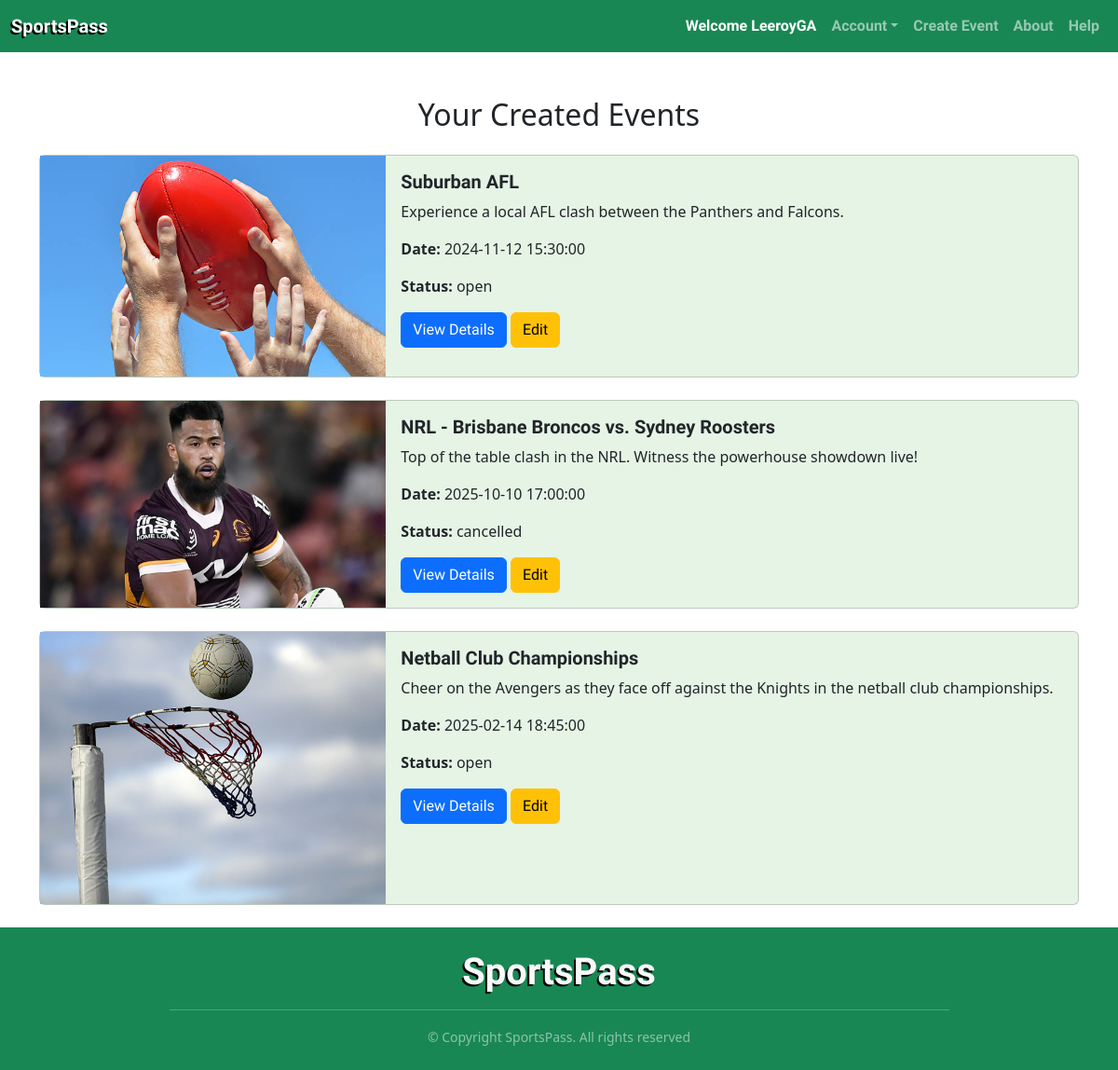
Page /events/my-events (signed in) on the committed database.
### sportspass/models.py (models this page shows, shortened)
class User(db.Model, UserMixin):
    __tablename__ = 'users'
    id = db.Column(db.Integer, primary_key=True)
    username = db.Column(db.String(100), index=True, unique=True, nullable=False)
    firstname = db.Column(db.String(100), index=True, unique=True, nullable=False)
    lastname = db.Column(db.String(100), index=True, unique=True, nullable=False)
    emailid = db.Column(db.String(100), index=True, nullable=False)
    password_hash = db.Column(db.String(255), nullable=False)
    comments = db.relationship('Comment', backref='user', cascade='all, delete-orphan')
    events = db.relationship('Event', backref='user', cascade='all, delete-orphan')
    orders = db.relationship('Order', backref='user', cascade='all, delete-orphan')

class Event(db.Model):
    __tablename__ = 'events'
    id = db.Column(db.Integer, primary_key=True)
    name = db.Column(db.String(80), nullable=False)
    description = db.Column(db.String(200))
    date = db.Column(db.DateTime, nullable=False)
    location = db.Column(db.String(200), nullable=False)
    price = db.Column(db.Float, nullable=False)
    image = db.Column(db.String(400))
    capacity = db.Column(db.Integer, nullable=False)
    category = db.Column(db.String(50), nullable=False)
    status = db.Column(
        Enum('open', 'inactive', 'sold out', 'cancelled', name='event_status'),
        nullable=False,
        default='open'
    )
    comments = db.relationship('Comment', backref='event', cascade='all, delete-orphan')
    orders = db.relationship('Order', back_populates='event', cascade='all, delete-orphan')
    user_id = db.Column(db.Integer, db.ForeignKey('users.id'), nullable=False)

### sportspass/events.py (the view)
@eventbp.route('/my-events')
@login_required
def my_events():
    events = db.session.scalars(db.select(Event).where(Event.user_id == current_user.id)).all()
    return render_template('events/user-events.html', events=events)

### sportspass/templates/events/user-events.html
{% extends "base.html" %}
{% block head %}
<link rel="stylesheet" href="{{ url_for('static', filename='css/user-events.css') }}">
{% endblock %}
{% block content %}
<div class="container mt-5">
    <h2 class="text-center">Your Created Events</h2>
    {% if events %}
    <div class="row mt-4">
        {% for event in events %}
        <div class="col-12 mb-4">
            <div class="card flex-row">
                <div class="col-md-4">
                    {% if event.image %}
                    <img src="{{ event.image }}" class="card-img-left img-fluid stretched-image" alt="{{ event.name }}">
                    {% endif %}
                </div>
                <div class="col-md-8">
                    <div class="card-body">
                        <h5 class="card-title">{{ event.name }}</h5>
                        <p class="card-text">{{ event.description }}</p>
                        <p><strong>Date:</strong> {{ event.date }}</p>
                        <p><strong>Status:</strong> {{ event.status }}</p>
                        <a href="{{ url_for('event.show', id=event.id) }}" class="btn btn-primary">View Details</a>
                        <a href="{{ url_for('event.update_event', id=event.id) }}" class="btn btn-warning">Edit</a>
                    </div>
                </div>
            </div>
        </div>
        {% endfor %}
    </div>
    {% else %}
    <p class="text-center">You haven't created any events yet. <a href="{{ url_for('event.create') }}">Create your first event</a>.</p>
    {% endif %}
</div>
{% endblock %}

### sportspass/templates/base.html (shortened to what this page needs)
<!doctype html>
<html lang="en">
<head>
    <link href="https://cdn.jsdelivr.net/npm/bootstrap@5.3.2/dist/css/bootstrap.min.css" rel="stylesheet"
>
    <link rel="stylesheet" href="{{ url_for('static', filename='css/global.css') }}">
    {% block head %}
    {% endblock %}
</head>
<body>
    <header>
        <nav class="navbar navbar-expand-lg navbar-dark bg-success">
            <div class="container-fluid">
                <a class="navbar-brand" href="/">SportsPass</a>
                <div class="collapse navbar-collapse" id="navbarNav">
                    <ul class="navbar-nav ms-auto">
                        {% if current_user.is_authenticated %}
                        <a class="nav-item nav-link disabled text-white" href="#">Welcome {{current_user.username}}</a>
                        <li class="nav-item dropdown">
                            <a class="nav-link dropdown-toggle" href="#" id="accountDropdown" role="button"
                                data-bs-toggle="dropdown" aria-expanded="false">Account</a>
                        </li>
                        {% else %}
                        <a class="nav-item nav-link" href="{{ url_for('auth.register') }}">Register</a>
                        <a class="nav-item nav-link" href="{{ url_for('auth.login') }}">Log In</a>
                        {% endif %}
                        <li class="nav-item">
                            <a class="nav-link" href="{{ url_for('event.create') }}">Create Event</a>
                        </li>
                        <li class="nav-item">
                            <a class="nav-link" href="#">About</a>
                        </li>
                        <li class="nav-item">
                            <a class="nav-link" href="#">Help</a>
                        </li>
                    </ul>
                </div>
            </div>
        </nav>
    </header>
    <main class="content-wrapper">
        <div class="row justify-content-center">
            <div class="col-12">
                {% block content %}
                {% endblock %}
            </div>
        </div>
    </main>
    <footer class="footer bg-success text-light text-center py-4">
        <div class="container">
            <p class="display-6 mb-3 footer-title">SportsPass</p>
            <hr class="w-75 mx-auto">
            <small class="text-white-50">&copy; Copyright SportsPass. All rights reserved</small>
        </div>
    </footer>
</body>
</html>

### sportspass/static/css/global.css (style rules this page uses)
.navbar-brand, .footer-title { font-family: "Chakra Petch", sans-serif; font-weight: 700; font-style: normal; text-shadow: -2px 2px black; }
.nav-item, .dropdown, .title, .card-title { font-family: "Chakra Petch", sans-serif; font-weight: 600; font-style: normal; }
.btn { font-family: "Chakra Petch", sans-serif; }
.content-wrapper { display: flex; flex-direction: column; min-height: 100vh; }
.footer { margin-top: auto; }

### sportspass/static/css/user-events.css (style rules this page uses)
.card { background-color: #e5f4e5; transition: box-shadow 0.3s; }
.stretched-image { width: 100%; height: 100%; object-fit: fill; }

### rows in the picture
User: username "LeeroyGA"
Event: image (picture), name "Suburban AFL", description "Experience a local AFL clash between the Panthers and Falcons.", date "2024-11-12 15:30:00", status "open"
Event: image (picture), name "NRL - Brisbane Broncos vs. Sydney Roosters", description "Top of the table clash in the NRL. Witness the powerhouse showdown live!", date "2025-10-10 17:00:00", status "cancelled"
Event: image (picture), name "Netball Club Championships", description "Cheer on the Avengers as they face off against the Knights in the netball club championships.", date "2025-02-14 18:45:00", status "open"
